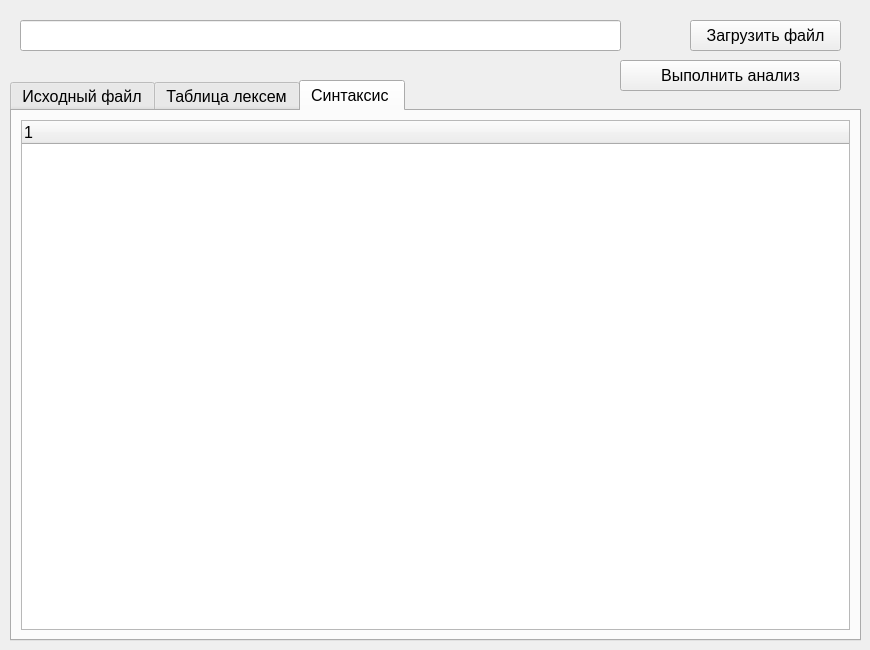
<?xml version="1.0" encoding="UTF-8"?>
<ui version="4.0">
 <class>MainWindow</class>
 <widget class="QMainWindow" name="MainWindow">
  <property name="geometry">
   <rect>
    <x>0</x>
    <y>0</y>
    <width>870</width>
    <height>650</height>
   </rect>
  </property>
  <property name="font">
   <font>
    <pointsize>12</pointsize>
   </font>
  </property>
  <property name="windowTitle">
   <string>MainWindow</string>
  </property>
  <widget class="QWidget" name="centralwidget">
   <widget class="QPushButton" name="openFileButton">
    <property name="geometry">
     <rect>
      <x>690</x>
      <y>20</y>
      <width>151</width>
      <height>31</height>
     </rect>
    </property>
    <property name="text">
     <string>Загрузить файл</string>
    </property>
   </widget>
   <widget class="QLineEdit" name="lineEdit">
    <property name="geometry">
     <rect>
      <x>20</x>
      <y>20</y>
      <width>601</width>
      <height>31</height>
     </rect>
    </property>
   </widget>
   <widget class="QPushButton" name="lexemButton">
    <property name="geometry">
     <rect>
      <x>620</x>
      <y>60</y>
      <width>221</width>
      <height>31</height>
     </rect>
    </property>
    <property name="text">
     <string>Выполнить анализ</string>
    </property>
   </widget>
   <widget class="QTabWidget" name="tabWidget">
    <property name="geometry">
     <rect>
      <x>10</x>
      <y>80</y>
      <width>851</width>
      <height>561</height>
     </rect>
    </property>
    <property name="currentIndex">
     <number>2</number>
    </property>
    <widget class="QWidget" name="tab">
     <attribute name="title">
      <string>Исходный файл</string>
     </attribute>
     <layout class="QVBoxLayout" name="verticalLayout">
      <item>
       <widget class="QPlainTextEdit" name="plainTextEdit"/>
      </item>
     </layout>
    </widget>
    <widget class="QWidget" name="tab_2">
     <attribute name="title">
      <string>Таблица лексем</string>
     </attribute>
     <layout class="QVBoxLayout" name="verticalLayout_2">
      <item>
       <widget class="QTableWidget" name="tableWidget">
        <column>
         <property name="text">
          <string>лексема</string>
         </property>
        </column>
        <column>
         <property name="text">
          <string>значение</string>
         </property>
        </column>
        <column>
         <property name="text">
          <string>строка </string>
         </property>
        </column>
        <column>
         <property name="text">
          <string>позиция</string>
         </property>
        </column>
       </widget>
      </item>
     </layout>
    </widget>
    <widget class="QWidget" name="tab_3">
     <attribute name="title">
      <string>Синтаксис </string>
     </attribute>
     <layout class="QHBoxLayout" name="horizontalLayout">
      <item>
       <widget class="QTreeWidget" name="treeWidget">
        <column>
         <property name="text">
          <string notr="true">1</string>
         </property>
        </column>
       </widget>
      </item>
     </layout>
    </widget>
   </widget>
  </widget>
 </widget>
 <resources/>
 <connections/>
</ui>
